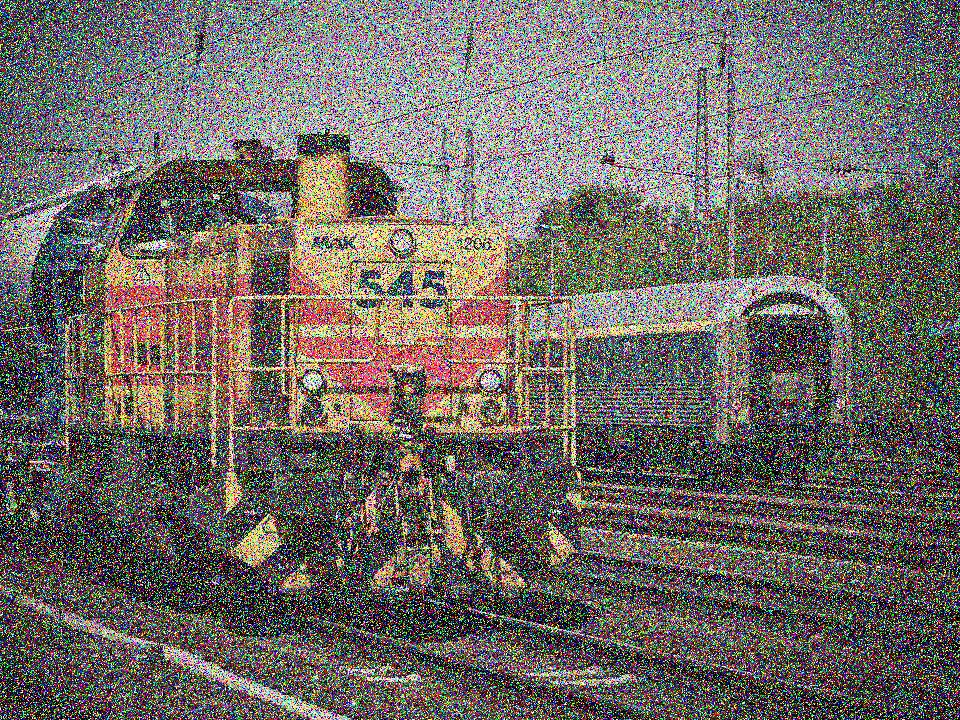
#> input picture denoising/train.jpeg, 960 x 720 px
$ jupyter execute denoise.ipynb
#> lines starting #> are read from the running program, lines starting #| are printed output that depends on the picture
DENOISING IMAGES

Here we use median blur to denoise this particular image

[cell 1]
import numpy as np
import cv2
from matplotlib import pyplot as plt

# Reading image from folder where it is stored
img = cv2.imread('train.jpeg')
#> img is the input picture: shape (720, 960, 3); mean B, G, R 102, 106.2, 111.9

# denoising of image saving it into dst image
dst = cv2.medianBlur(img, 9)
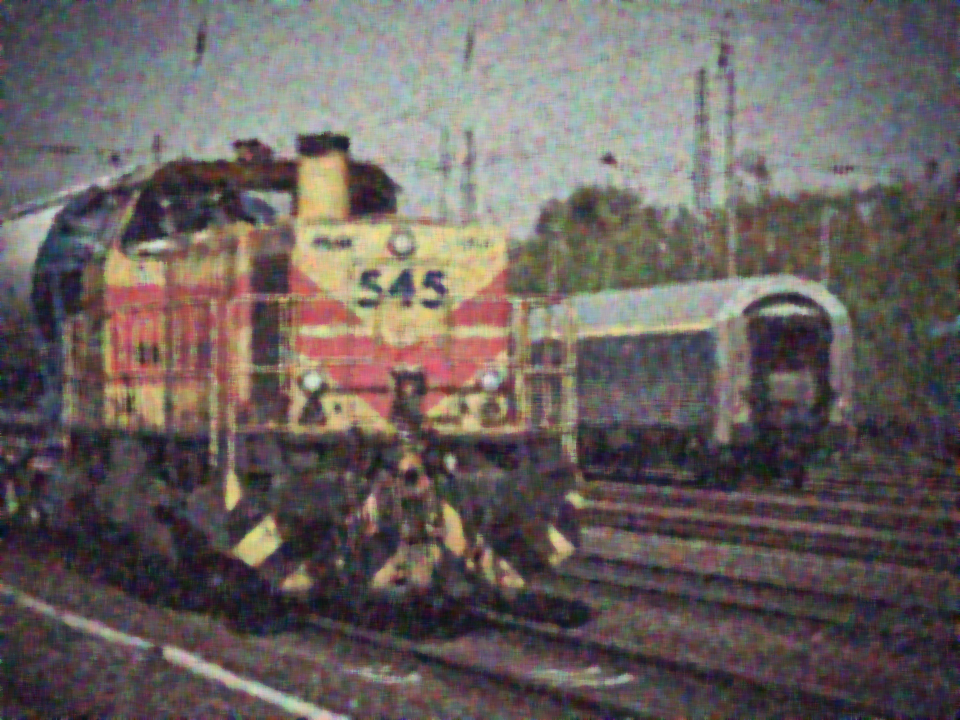
#> dst: shape (720, 960, 3); mean B, G, R 95.4, 97.4, 106.1

# Plotting of source and destination image
plt.subplot(121), plt.imshow(img), plt.title('Noisy Image')
plt.subplot(122), plt.imshow(dst), plt.title('Denoised Image')

plt.show()
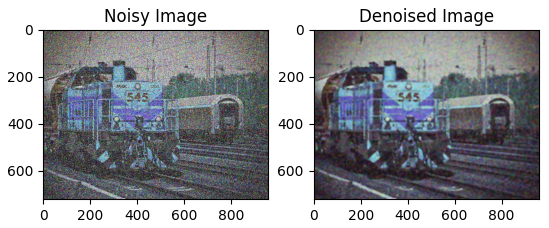
#> figure drawn by matplotlib, 2 panels; B, G, R data is drawn as R, G, B
